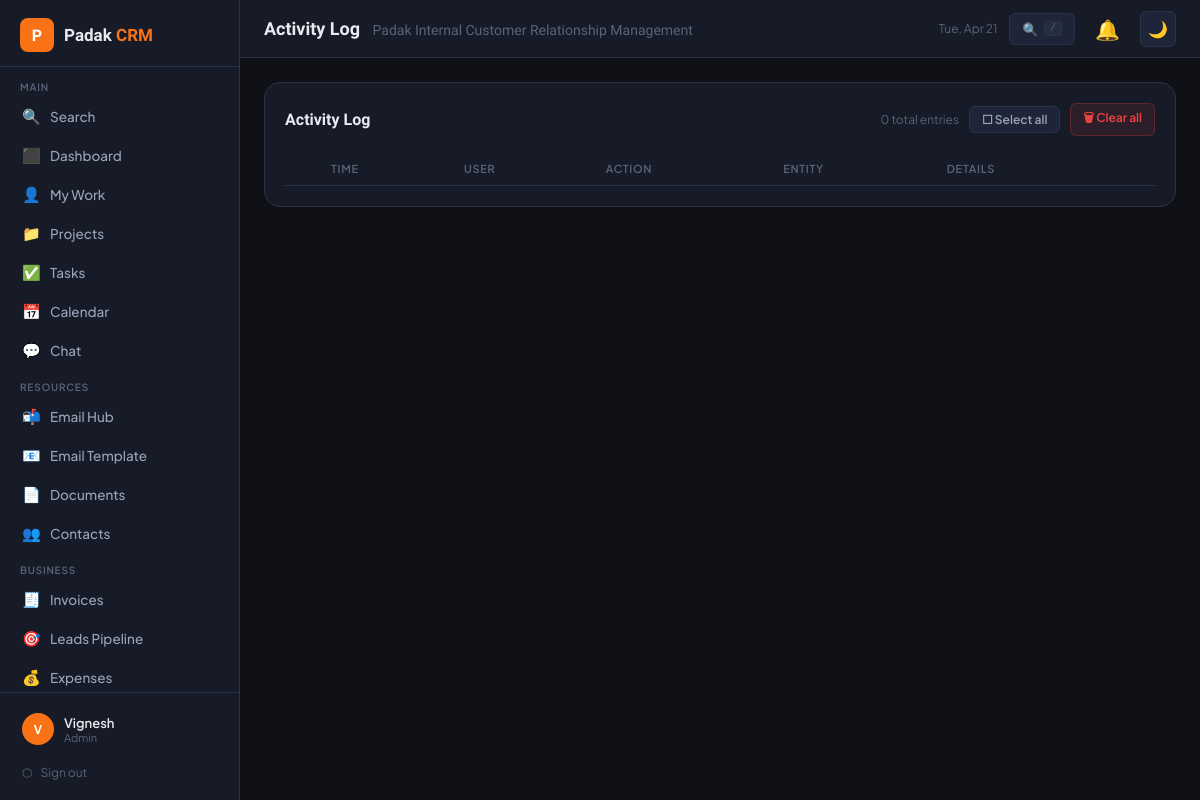
The app's page /activity.php (signed in), older data.
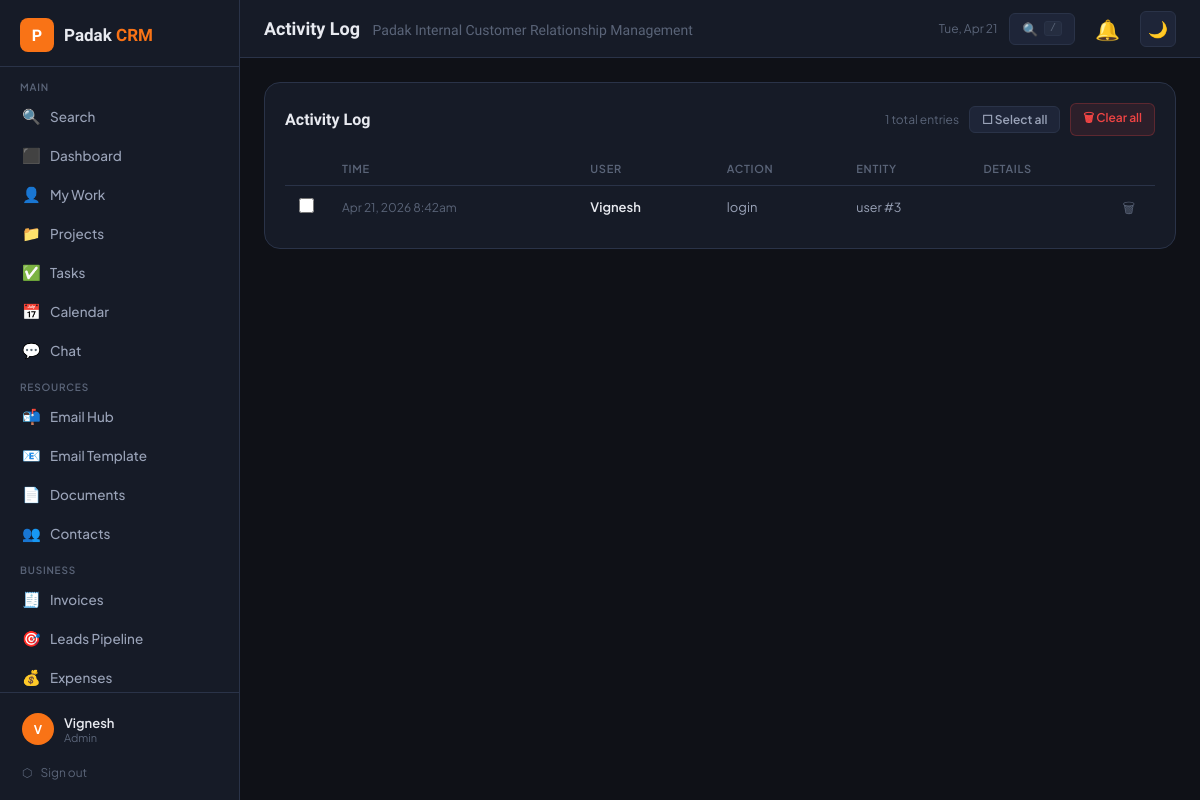
The same page, newer data.
### tables this page shows
CREATE TABLE `activity_log` (
  `id` int(11) NOT NULL,
  `user_id` int(11) DEFAULT NULL,
  `action` varchar(100) NOT NULL,
  `entity_type` varchar(50) DEFAULT NULL,
  `entity_id` int(11) DEFAULT NULL,
  `details` text DEFAULT NULL,
  `created_at` datetime DEFAULT current_timestamp()
);

CREATE TABLE `users` (
  `id` int(11) NOT NULL,
  `name` varchar(100) NOT NULL,
  `email` varchar(150) NOT NULL,
  `password` varchar(255) NOT NULL,
  `role` enum('admin','manager','member') DEFAULT 'member',
  `avatar` varchar(255) DEFAULT NULL,
  `phone` varchar(30) DEFAULT NULL,
  `department` varchar(100) DEFAULT NULL,
  `status` enum('active','inactive') DEFAULT 'active',
  `last_login` datetime DEFAULT NULL,
  `created_at` datetime DEFAULT current_timestamp()
);

### config.php (called while the page is built, shortened)
<?php
function currentUser(): array {
    return [
        'id'   => $_SESSION['crm_user_id'] ?? 0,
        'name' => $_SESSION['crm_name'] ?? '',
        'role' => $_SESSION['crm_role'] ?? '',
        'email'=> $_SESSION['crm_email'] ?? '',
        'avatar'=> $_SESSION['crm_avatar'] ?? null,
    ];
}
function isManager(): bool { return in_array($_SESSION['crm_role'] ?? '', ['admin','manager']); }
function h(string $s): string { return htmlspecialchars($s, ENT_QUOTES, 'UTF-8'); }

### activity.php (the view, shortened to what this page needs)
<?php
require_once 'config.php';
require_once 'includes/layout.php';
$db  = getCRMDB();
$page  = max(1, (int)($_GET['page'] ?? 1));
$per   = 50;
$off   = ($page - 1) * $per;
$total = (int)$db->query("SELECT COUNT(*) FROM activity_log")->fetch_row()[0];
$logs = $db->query("
    SELECT a.*, u.name AS uname
    FROM activity_log a
    LEFT JOIN users u ON u.id = a.user_id
    ORDER BY a.created_at DESC
    LIMIT $per OFFSET $off
")->fetch_all(MYSQLI_ASSOC);
renderLayout('Activity Log', 'activity');
?>
<div class="card">
  <div class="card-header" style="margin-bottom:16px">
    <div class="card-title">Activity Log</div>
    <div style="display:flex;align-items:center;gap:10px;flex-wrap:wrap">
      <span style="font-size:12px;color:var(--text3)"><?= number_format($total) ?> total entries</span>
      <?php if (isManager()): ?>
      <button onclick="toggleAll()" id="sel-all-btn" class="btn btn-ghost btn-sm" style="font-size:12px">☐ Select all</button>
      <button onclick="confirmClearAll()" class="btn btn-sm" style="font-size:12px;background:rgba(239,68,68,.1);color:var(--red);border:1px solid rgba(239,68,68,.25)">🗑 Clear all</button>
      <?php endif; ?>
    </div>
  </div>
  <div class="table-wrap">
    <table>
      <thead><tr>
        <?php if (isManager()): ?><th style="width:32px"></th><?php endif; ?>
        <th>Time</th><th>User</th><th>Action</th><th>Entity</th><th>Details</th>
        <?php if (isManager()): ?><th style="width:40px"></th><?php endif; ?>
      </tr></thead>
      <tbody>
        <?php foreach ($logs as $l): ?>
        <tr id="row-<?= $l['id'] ?>">
          <?php if (isManager()): ?>
          <td><input type="checkbox" class="al-cb" value="<?= $l['id'] ?>" onchange="updateBar()"></td>
          <?php endif; ?>
          <td style="white-space:nowrap;font-size:12px;color:var(--text3)"><?= date('M j, Y g:ia', strtotime($l['created_at'])) ?></td>
          <td style="font-weight:600;color:var(--text);font-size:13px"><?= h($l['uname'] ?? 'System') ?></td>
          <td style="font-size:13px"><?= h($l['action']) ?></td>
          <td style="font-size:12.5px;color:var(--text2)"><?= h($l['entity_type'] ?? '') ?><?= $l['entity_id'] ? ' #'.$l['entity_id'] : '' ?></td>
          <td style="font-size:12px;color:var(--text3);max-width:280px;white-space:nowrap;overflow:hidden;text-overflow:ellipsis"><?= h($l['details'] ?? '') ?></td>
          <?php if (isManager()): ?>
          <td>
            <form method="POST" onsubmit="return confirm('Delete this entry?')" style="margin:0">
              <button type="submit" class="del-btn" title="Delete">🗑</button>
            </form>
          </td>
          <?php endif; ?>
        </tr>
        <?php endforeach; ?>
      </tbody>
    </table>
  </div>
</div>
<?php renderLayoutEnd(); ?>

### includes/layout.php (shortened to what this page needs)
<?php
function renderLayout(string $pageTitle, string $activePage): void {
    $user = currentUser();
    $initials = implode('', array_map(fn($w) => strtoupper($w[0]), explode(' ', $user['name'])));
    $initials = substr($initials, 0, 2);
?>
<!DOCTYPE html>
<html lang="en" data-theme="dark">
<head>
</head>
<body>
<nav id="sidebar">
  <div class="sidebar-logo">
    <div class="logo-mark">P</div>
    <div class="logo-text">Padak <span>CRM</span></div>
  </div>
  <div class="nav-section">
    <div class="nav-label">Main</div>
    <a href="search.php" class="nav-item <?= $activePage==='search'?'active':'' ?>">
      <span class="icon">🔍</span> Search
    </a>
    <a href="dashboard.php" class="nav-item <?= $activePage==='dashboard'?'active':'' ?>">
      <span class="icon">⬛</span> Dashboard
    </a>
    <a href="mywork.php" class="nav-item <?= $activePage==='mywork'?'active':'' ?>">
      <span class="icon">👤</span> My Work
    </a>
    <a href="projects.php" class="nav-item <?= $activePage==='projects'?'active':'' ?>">
      <span class="icon">📁</span> Projects
    </a>
    <a href="tasks.php" class="nav-item <?= $activePage==='tasks'?'active':'' ?>">
      <span class="icon">✅</span> Tasks
    </a>
    <a href="calendar.php" class="nav-item <?= $activePage==='calendar'?'active':'' ?>">
      <span class="icon">📅</span> Calendar
    </a>
    <a href="chat.php" class="nav-item <?= $activePage==='chat'?'active':'' ?>">
      <span class="icon">💬</span> Chat
    </a>
    <div class="nav-label" style="margin-top:12px">Resources</div>
    <a href="emails.php" class="nav-item <?= $activePage==='emails'?'active':'' ?>">
      <span class="icon">📬</span> Email Hub
    </a>
    <a href="email_template.php" class="nav-item <?= $activePage==='email_template'?'active':'' ?>">
      <span class="icon">📧</span> Email Template
    </a>
    <a href="documents.php" class="nav-item <?= $activePage==='documents'?'active':'' ?>">
      <span class="icon">📄</span> Documents
    </a>
    <a href="contacts.php" class="nav-item <?= $activePage==='contacts'?'active':'' ?>">
      <span class="icon">👥</span> Contacts
    </a>
    <?php if (isManager()): ?>
    <div class="nav-label" style="margin-top:12px">Business</div>
    <a href="invoices.php" class="nav-item <?= $activePage==='invoices'?'active':'' ?>">
      <span class="icon">🧾</span> Invoices
    </a>
    <a href="leads.php" class="nav-item <?= $activePage==='leads'?'active':'' ?>">
      <span class="icon">🎯</span> Leads Pipeline
    </a>
    <a href="expenses.php" class="nav-item <?= $activePage==='expenses'?'active':'' ?>">
      <span class="icon">💰</span> Expenses
    </a>
    <?php endif; ?>
  </div>
  <div class="sidebar-footer">
    <a href="profile.php" class="user-card">
      <div class="avatar">
        <?php if ($user['avatar']): ?>
          <img src="uploads/avatars/<?= h($user['avatar']) ?>" alt="">
        <?php else: echo h($initials); endif; ?>
      </div>
      <div class="user-info">
        <div class="user-name"><?= h($user['name']) ?></div>
        <div class="user-role"><?= h($user['role']) ?></div>
      </div>
    </a>
    <a href="logout.php" style="display:flex;align-items:center;gap:8px;padding:8px 10px;color:var(--text3);font-size:12px;margin-top:4px;border-radius:var(--radius-sm);transition:background .15s" onmouseover="this.style.background='var(--bg3)'" onmouseout="this.style.background=''">
      <span>⬡</span> Sign out
    </a>
  </div>
</nav>
<div id="main">
  <header id="header">
    <div class="header-title"><?= h($pageTitle) ?> <span><?= SITE_NAME ?></span></div>
    <span style="font-size:12px;color:var(--text3)"><?= date('D, M j') ?></span>
    <a href="search.php" id="header-search-btn" title="Search (press /)" style="display:flex;align-items:center;gap:6px;padding:7px 12px;background:var(--bg3);border:1px solid var(--border);border-radius:var(--radius-sm);color:var(--text3);font-size:12.5px;text-decoration:none;transition:border-color .15s,color .15s;flex-shrink:0" onmouseover="this.style.borderColor='var(--orange)';this.style.color='var(--orange)'" onmouseout="this.style.borderColor='var(--border)';this.style.color='var(--text3)'">
      🔍 <span style="display:none" id="hs-text">Search</span>
      <kbd style="font-size:10px;background:var(--bg4);border:1px solid var(--border);border-radius:3px;padding:1px 5px">/</kbd>
    </a>
    <button id="notif-btn" onclick="toggleNotifPanel()" title="Notifications" aria-label="Notifications">
      🔔
    </button>
    <button id="theme-toggle" onclick="toggleTheme()" title="Toggle dark/light mode" aria-label="Toggle theme">
      <span class="icon-dark">🌙</span>
    </button>
  </header>
  <main id="content">
<?php
}
function renderLayoutEnd(): void {
?>
  </main>
</div>
</body>
</html>
<?php
}

### activity.php (style rules this page uses)
.al-cb { width:15px;height:15px;accent-color:var(--orange);cursor:pointer }
.del-btn { background:none;border:none;cursor:pointer;color:var(--text3);font-size:14px;padding:3px 6px;border-radius:4px;line-height:1;transition:color .15s,background .15s }

Row changes from the older to the newer data that the page shows:
added activity_log: user.name "V", user.name "Vignesh", created_at "Apr 21, 2026 8:42am", action "login", entity_type "user", entity "3"
Text that changed along with them:
$total: "0" → "1"
$initials: "V" → (not shown)
$user['name']: "Vignesh" → (not shown)
